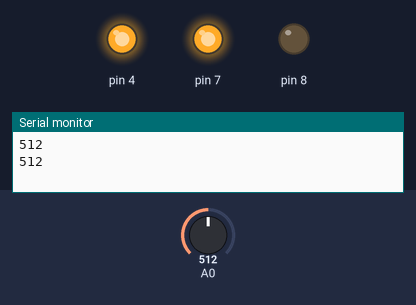
The sketch below on a simulated Arduino Uno, built with avr-gcc and run on an emulated ATmega328P. On the bench: output pins drawn as LEDs (lit = HIGH), the last lines printed to the serial monitor. The inputs (shaded band) are chosen by the test bench; at power-on: A0 = 512.

Above: at 1.8 s.
1.9 s: A0 set to 213
3.4 s: A0 set to 187
At 4.7 s:
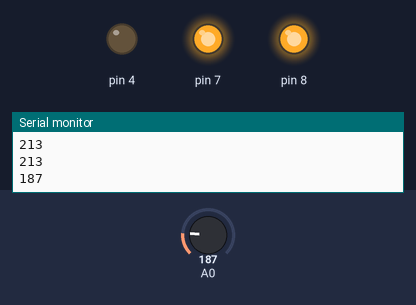
5.5 s: A0 set to 173
7.2 s: A0 set to 157
At 8.9 s:
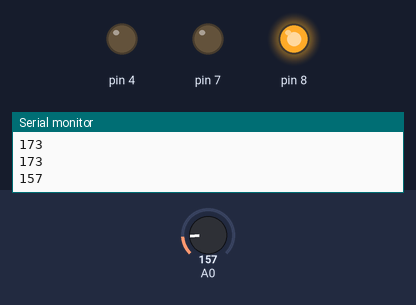
9.5 s: A0 set to 176
At 10.5 s:
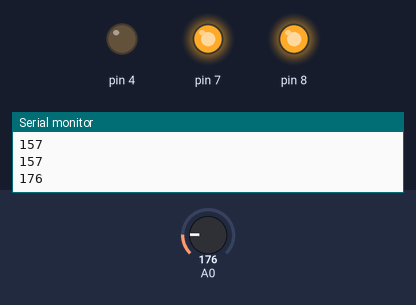
11.5 s: A0 set to 156
At 13.3 s:
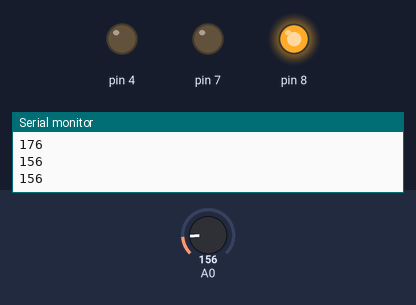
Timing chart, 0 to 14.5 s (numbered marks = the images above; inputs shaded):
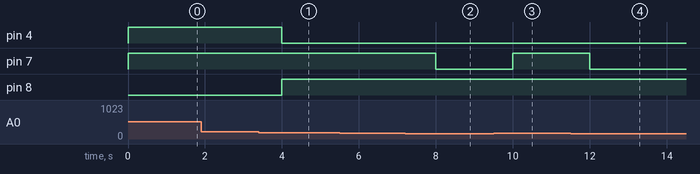

The sketch:

Projeto1.ino
```cpp
int analogTemp;

void setup() {

 pinMode(7, OUTPUT);
 pinMode(4, OUTPUT);
 pinMode(8, OUTPUT);

 Serial.begin(9600);
}

void loop() {
  // put your main code here, to run repeatedly:

  int analogTemp = analogRead(A0);

  if(analogTemp >= 166 && analogTemp < 205)
  {
    digitalWrite(7,HIGH);
    digitalWrite(4,LOW);
    digitalWrite(8,HIGH);
  }


  if(analogTemp >= 205)
  {
    digitalWrite(4,HIGH);
    digitalWrite(7,HIGH);
    digitalWrite(8,LOW);
  }

  if(analogTemp < 166)
  {
    digitalWrite(7,LOW);
    digitalWrite(8,HIGH);
    digitalWrite(4,LOW);
  }


  Serial.println(analogTemp);


  delay(1000);

}


/*

Esse sensor trabalha no intervalo de 0 a 1,75V com uma faixa de temperatura de -50°C a 125°C (uma variação de 175°C),
de modo que cada 1,75V/175°C = 0,01V corresponde a 1°C, ou seja, 10mV = 1°C ou 1mV = 0,1°C. Como não estamos medindo
a temperatura de 0°C até 175°C, precisamos alterar o valor de saída para que a leitura mínima de -50°C corresponda a
leitura de tensão de 0V (zero volts). Fazemos isso subtraindo -50x0,01 = -0,5V da tensão de saída (-0,5V=-500mV).
Assim o novo intervalo de tensão passa a ser: -0,5V à 1,25V.
*/
```

Measured:
- the behaviour switches between 205 and 204 on A0 (found by bisection; images 0 and 1)
- the behaviour switches between 166 and 165 on A0 (found by bisection; images 1 and 2)
- after the input at 3.4 s, pin 4: HIGH → LOW after 0.60 s; pin 8: LOW → HIGH after 0.60 s
- after the input at 7.2 s, pin 7: HIGH → LOW after 0.80 s
- after the input at 9.5 s, pin 7: LOW → HIGH after 0.50 s
- after the input at 11.5 s, pin 7: HIGH → LOW after 0.50 s
